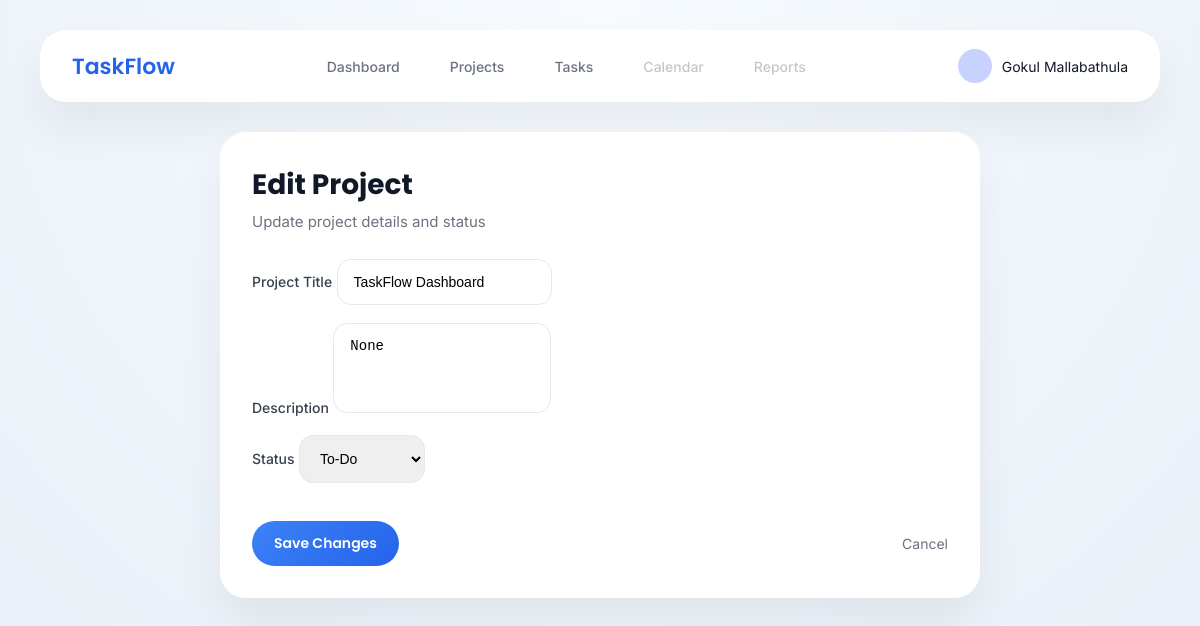
The app's page /projects/1/edit (signed in), older data.
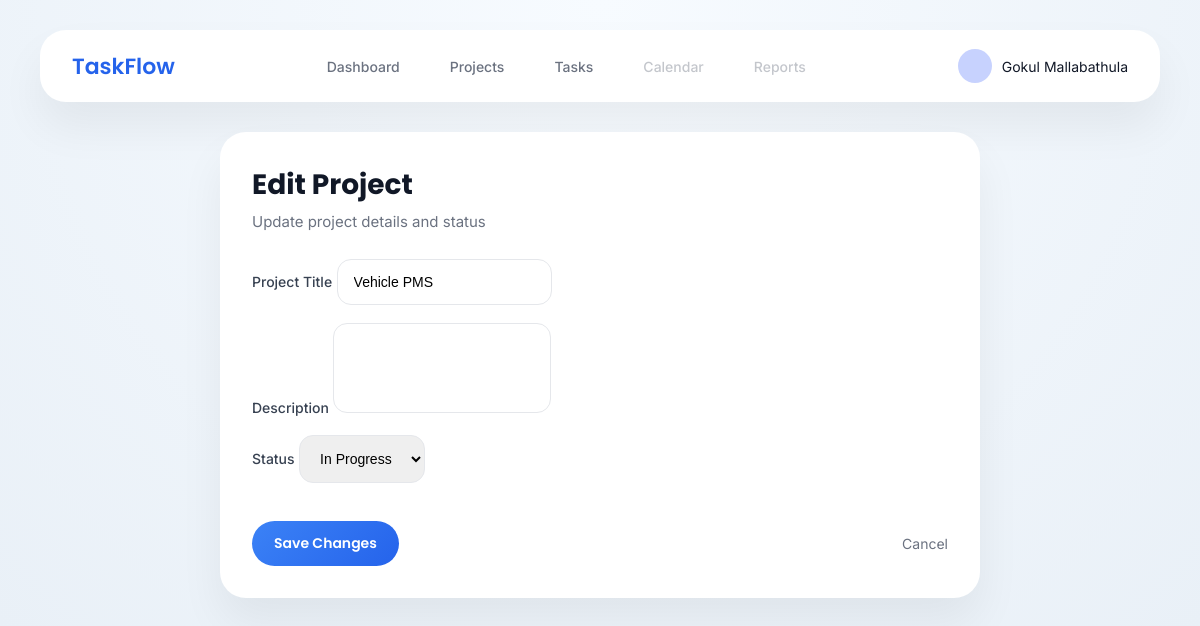
The same page, newer data.
### tables this page shows
CREATE TABLE projects (
        id INTEGER PRIMARY KEY AUTOINCREMENT,
        user_id INTEGER NOT NULL,
        title TEXT NOT NULL,
        description TEXT,
        created_at TIMESTAMP DEFAULT CURRENT_TIMESTAMP, status TEXT DEFAULT 'todo',
        FOREIGN KEY (user_id) REFERENCES users(id)
    );

### app.py (the view, shortened to what this page needs)
@app.route("/projects/<int:project_id>/edit", methods=["GET", "POST"])
def edit_project(project_id):
    if "user_id" not in session:
        return redirect(url_for("login"))
    conn = get_db()
    project = conn.execute(
        "SELECT * FROM projects WHERE id = ? AND user_id = ?",
        (project_id, session["user_id"])
    ).fetchone()
    if project is None:
        conn.close()
        flash("Project not found", "error")
        return redirect(url_for("projects"))
    conn.close()
    return render_template(
        "edit_project.html",
        name=session["user_name"],
        project=project
    )

### app.py (called while the page is built)
def get_db():
    conn = sqlite3.connect("database.db")
    conn.row_factory = sqlite3.Row
    return conn

### templates/edit_project.html (shortened to what this page needs)
{% extends "base.html" %}
{% block page_css %}
<link rel="stylesheet" href="{{ url_for('static', filename='css/edit_project.css') }}">
{% endblock %}
{% block content %}
<section class="edit-project-page">
    <div class="edit-project-card">
        <h1>Edit Project</h1>
        <p class="subtitle">Update project details and status</p>
        <form method="POST" class="edit-project-form">
            <div>
                <label>Project Title</label>
                <input
                    type="text"
                    name="title"
                    value="{{ project.title }}"
                    required
                >
            </div>
            <div>
                <label>Description</label>
                <textarea name="description">{{ project.description }}</textarea>
            </div>
            <div>
                <label>Status</label>
                <select name="status">
                    <option value="todo" {% if project.status == 'todo' %}selected{% endif %}>
                        To-Do
                    </option>
                    <option value="in_progress" {% if project.status == 'in_progress' %}selected{% endif %}>
                        In Progress
                    </option>
                </select>
            </div>
            <div class="form-actions">
                <button type="submit" class="primary-btn">
                    Save Changes
                </button>
                <a href="{{ url_for('project_dashboard', project_id=project.id) }}"
                   class="secondary-link">
                    Cancel
                </a>
            </div>
        </form>
    </div>
</section>
{% endblock %}

Row changes from the older to the newer data that the page shows:
changed projects: title "TaskFlow Dashboard" → "Vehicle PMS"; status "To-Do" → "In Progress"
Text that changed along with them:
form field description: "None" → (not shown)
